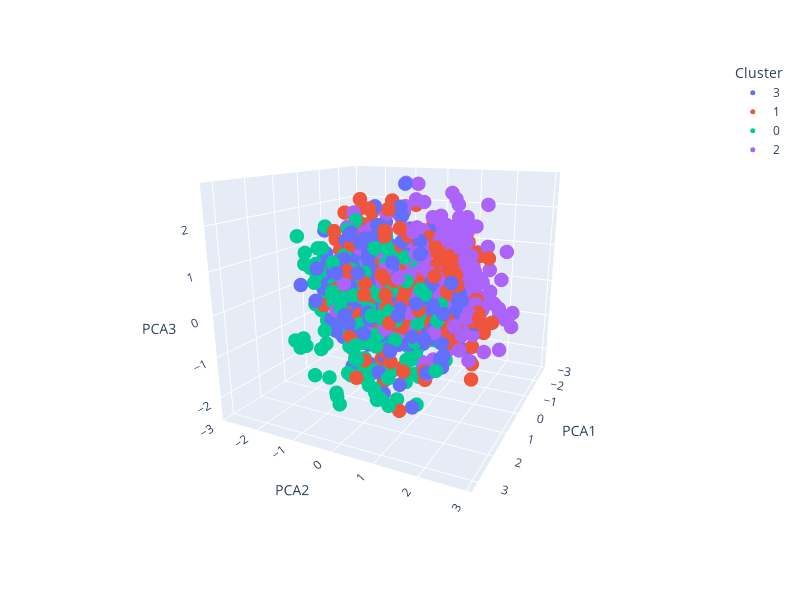

The cell this chart's notebook holds for it:
### Code cell
fig = px.scatter_3d(x=df_seg['PCA_1'],y=df_seg['PCA_2'],z=df_seg['PCA_3'],
                    color=df_seg['cluster'].astype(str),
                    labels={
                        'x':'PCA1',
                        'y':'PCA2',
                        'z':'PCA3'
                    },
                    template='plotly')
fig.update_layout(width=800,
                  height=600,
                  legend_title_text='Cluster')


fig.update_traces(marker=dict(size=5))
fig.show()

### Figure 1 — Plotly figure (JSON) as saved in the notebook; plotly's stock layout.template omitted (floating-point values rounded to 4 significant figures; data arrays with more than 128 entries replaced by an {"elided": "..."} marker saying what was removed)
{"data": [{"hovertemplate": "color=3<br>PCA1=%{x}<br>PCA2=%{y}<br>PCA3=%{z}<extra></extra>", "legendgroup": "3", "marker": {"color": "#636efa", "size": 5, "symbol": "circle"}, "mode": "markers", "name": "3", "scene": "scene", "showlegend": true, "type": "scatter3d", "x": {"elided": "248 float values"}, "y": {"elided": "248 float values"}, "z": {"elided": "248 float values"}}, {"hovertemplate": "color=1<br>PCA1=%{x}<br>PCA2=%{y}<br>PCA3=%{z}<extra></extra>", "legendgroup": "1", "marker": {"color": "#EF553B", "size": 5, "symbol": "circle"}, "mode": "markers", "name": "1", "scene": "scene", "showlegend": true, "type": "scatter3d", "x": {"elided": "249 float values"}, "y": {"elided": "249 float values"}, "z": {"elided": "249 float values"}}, {"hovertemplate": "color=0<br>PCA1=%{x}<br>PCA2=%{y}<br>PCA3=%{z}<extra></extra>", "legendgroup": "0", "marker": {"color": "#00cc96", "size": 5, "symbol": "circle"}, "mode": "markers", "name": "0", "scene": "scene", "showlegend": true, "type": "scatter3d", "x": {"elided": "208 float values"}, "y": {"elided": "208 float values"}, "z": {"elided": "208 float values"}}, {"hovertemplate": "color=2<br>PCA1=%{x}<br>PCA2=%{y}<br>PCA3=%{z}<extra></extra>", "legendgroup": "2", "marker": {"color": "#ab63fa", "size": 5, "symbol": "circle"}, "mode": "markers", "name": "2", "scene": "scene", "showlegend": true, "type": "scatter3d", "x": {"elided": "295 float values"}, "y": {"elided": "295 float values"}, "z": {"elided": "295 float values"}}], "layout": {"height": 600, "legend": {"title": {"text": "Cluster"}, "tracegroupgap": 0}, "margin": {"t": 60}, "scene": {"aspectmode": "auto", "aspectratio": {"x": 1.063, "y": 1.025, "z": 0.9179}, "camera": {"center": {"x": 0, "y": 0, "z": 0}, "eye": {"x": 1.977, "y": 0.9726, "z": 0.6355}, "projection": {"type": "perspective"}, "up": {"x": 0, "y": 0, "z": 1}}, "domain": {"x": [0, 1], "y": [0, 1]}, "xaxis": {"title": {"text": "PCA1"}, "type": "linear"}, "yaxis": {"title": {"text": "PCA2"}, "type": "linear"}, "zaxis": {"title": {"text": "PCA3"}, "type": "linear"}}, "width": 800}}
